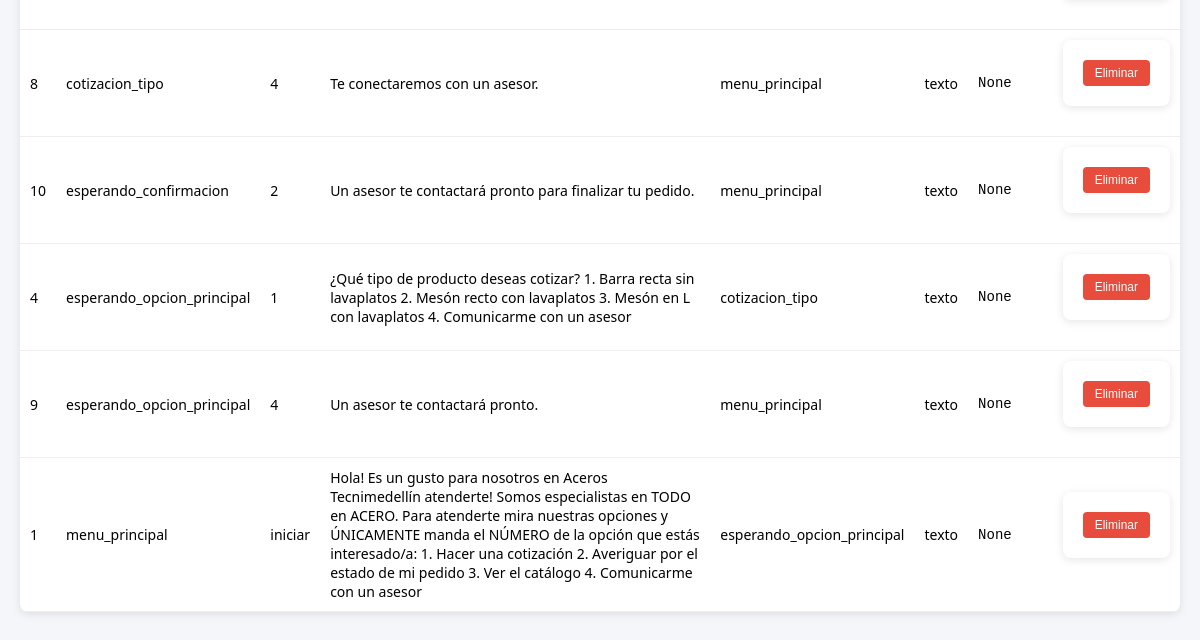
Before: /configuracion (signed in, lower part) with the older database file.
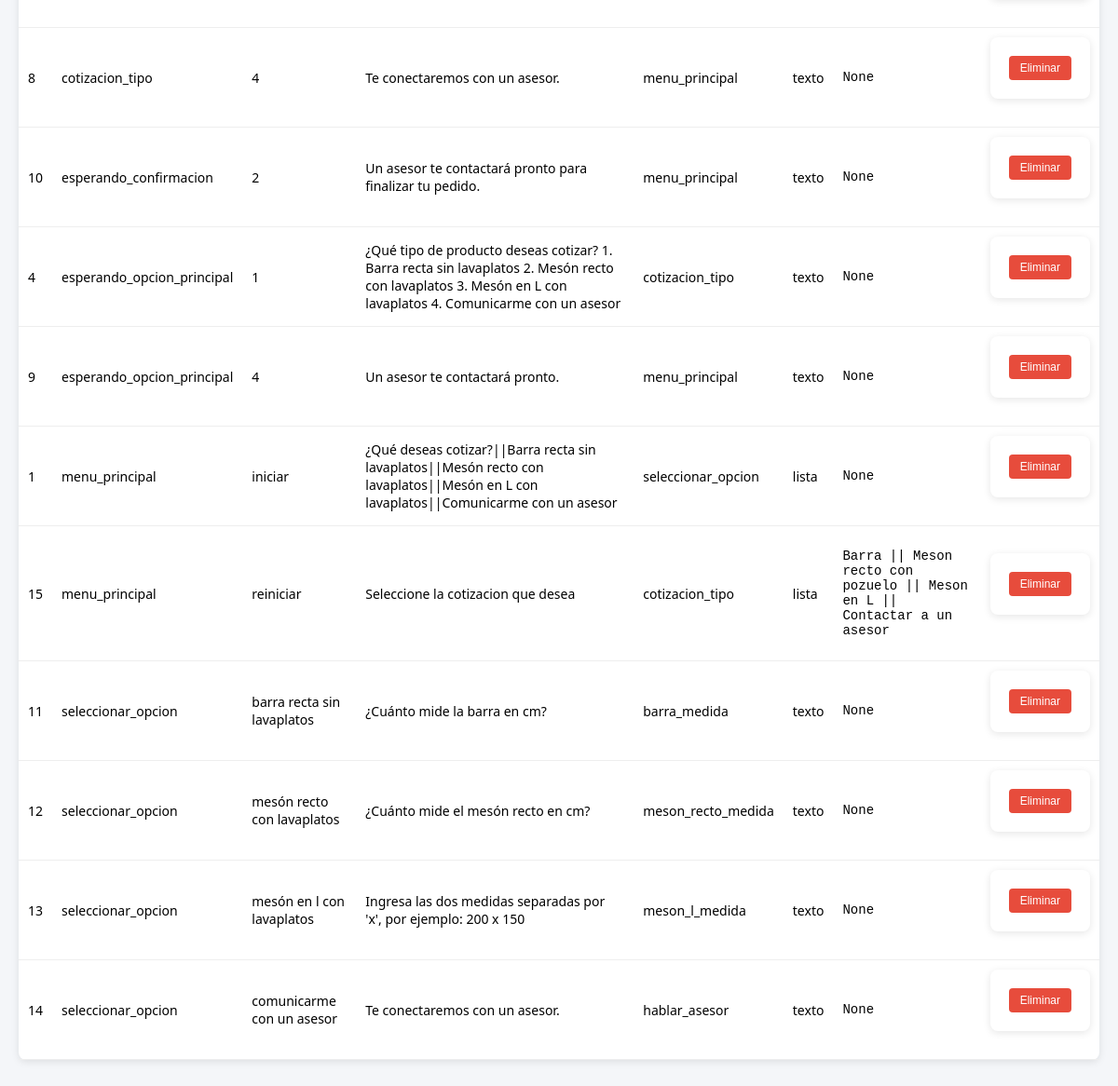
After: the same page with the newer database file.
### tables this page shows
CREATE TABLE reglas (
            id INTEGER PRIMARY KEY AUTOINCREMENT,
            step TEXT NOT NULL,
            input_text TEXT NOT NULL,
            respuesta TEXT NOT NULL,
            siguiente_step TEXT,
            tipo TEXT DEFAULT 'texto'
        , opciones TEXT);

### routes/configuracion.py (the view, shortened to what this page needs)
@config_bp.route('/configuracion', methods=['GET', 'POST'])
def configuracion():
    if "user" not in session or session["rol"] != "admin":
        return redirect(url_for("auth.login"))
    conn = sqlite3.connect(Config.DB_PATH)
    c = conn.cursor()
    c.execute("SELECT * FROM reglas ORDER BY step, id")
    reglas = c.fetchall()
    conn.close()
    return render_template('configuracion.html', reglas=reglas)

### templates/configuracion.html (shortened to what this page needs)
<!DOCTYPE html>
<html lang="es">
<head>
</head>
<body>
    <table>
        {% for regla in reglas %}
        <tr>
            <td>{{ regla[0] }}</td>
            <td>{{ regla[1] }}</td>
            <td>{{ regla[2] }}</td>
            <td>{{ regla[3] }}</td>
            <td>{{ regla[4] or '-' }}</td>
            <td>{{ regla[5] }}</td>
            <td><pre style="white-space: pre-wrap;">{{ regla[6] }}</pre></td>
            <td>
                <form method="POST" action="{{ url_for('configuracion.eliminar_regla', regla_id=regla[0]) }}">
                    <button class="delete-btn" type="submit">Eliminar</button>
                </form>
            </td>
        </tr>
        {% endfor %}
    </table>
</body>
</html>

### templates/configuracion.html (style rules this page uses)
body { font-family: 'Segoe UI', sans-serif; background-color: #f4f6f9; margin: 0; padding: 20px; }
form, table { background-color: white; border-radius: 8px; padding: 20px; margin-bottom: 20px; box-shadow: 0 2px 8px rgba(0,0,0,0.1); }
button { background-color: #27ae60; color: white; padding: 10px 20px; border: none; border-radius: 4px; cursor: pointer; }
table { width: 100%; border-collapse: collapse; font-size: 14px; }
table th, table td { text-align: left; padding: 10px; border-bottom: 1px solid #eee; }
.delete-btn { background-color: #e74c3c; color: white; padding: 6px 12px; border: none; border-radius: 4px; cursor: pointer; font-size: 12px; }

Changed rows visible on the page:
changed reglas "iniciar": respuesta "Hola! Es un gusto para nosotros en Aceros Tecnimedellín atenderte! Somos especialistas en TODO en ACERO. Para atenderte mira nuestras opciones y ÚNICAMENTE manda el NÚMERO de la opción que estás interesado/a: 1. Hacer una cotización 2. Averiguar por el estado de mi pedido 3. Ver el catálogo 4. Comunicarme con un asesor" → "¿Qué deseas cotizar?||Barra recta sin lavaplatos||Mesón recto con lavaplatos||Mesón en L con lavaplatos||Comunicarme con un asesor"; siguiente_step "esperando_opcion_principal" → "seleccionar_opcion"; tipo "texto" → "lista"
added reglas: id "15", step "menu_principal", input_text "reiniciar", respuesta "Seleccione la cotizacion que desea", siguiente_step "cotizacion_tipo", tipo "lista", opciones "Barra || Meson recto con pozuelo || Meson en L || Contactar a un asesor"
added reglas: id "11", step "seleccionar_opcion", input_text "barra recta sin lavaplatos", respuesta "¿Cuánto mide la barra en cm?", siguiente_step "barra_medida", tipo "texto", regla "None"
added reglas: id "12", step "seleccionar_opcion", input_text "mesón recto con lavaplatos", respuesta "¿Cuánto mide el mesón recto en cm?", siguiente_step "meson_recto_medida", tipo "texto", regla "None"
added reglas: id "13", step "seleccionar_opcion", input_text "mesón en l con lavaplatos", respuesta "Ingresa las dos medidas separadas por 'x', por ejemplo: 200 x 150", siguiente_step "meson_l_medida", tipo "texto", regla "None"
added reglas: id "14", step "seleccionar_opcion", input_text "comunicarme con un asesor", respuesta "Te conectaremos con un asesor.", siguiente_step "hablar_asesor", tipo "texto", regla "None"
